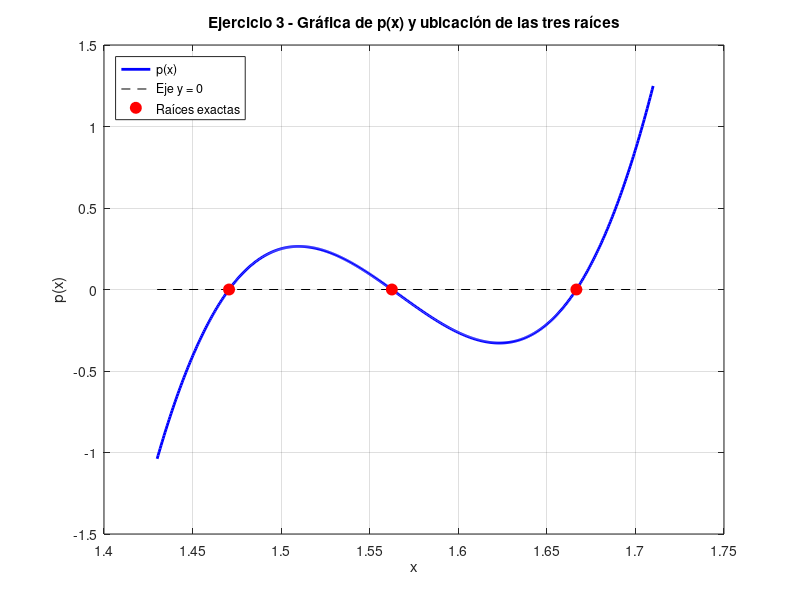

Here is the MATLAB script that generated this plot:
function parteb()
  % Malla fina de puntos en el intervalo [1.43, 1.71]
  x = linspace(1.43, 1.71, 500);
  p = 816*x.^3 - 3835*x.^2 + 6000*x - 3125;

  % Raíces exactas obtenidas en la parte a)
  raices = [25/17, 25/16, 5/3];

  % Gráfico del polinomio
  figure;
  plot(x, p, 'b-', 'LineWidth', 2); hold on;
  plot([1.43, 1.71], [0, 0], 'k--'); % Eje horizontal y = 0

  % Ubicación de las tres raíces con puntos rojos
  plot(raices, [0, 0, 0], 'ro', 'MarkerSize', 8, 'MarkerFaceColor', 'r');

  grid on;
  xlabel('x'); ylabel('p(x)');
  title('Ejercicio 3 - Gráfica de p(x) y ubicación de las tres raíces');
  legend('p(x)', 'Eje y = 0', 'Raíces exactas', 'Location', 'northwest');
end
